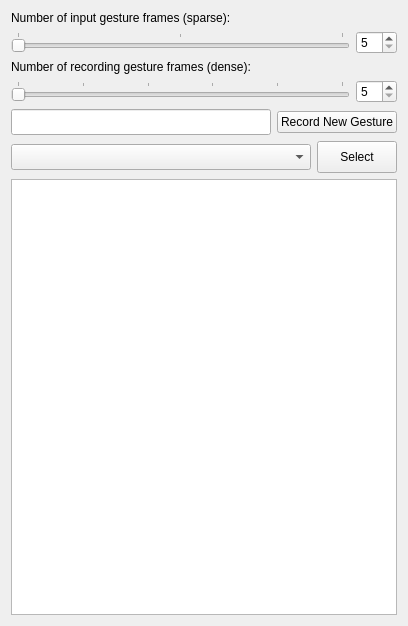
       <widget class="QWidget" name="setting3">
        <property name="geometry">
         <rect>
          <x>0</x>
          <y>0</y>
          <width>408</width>
          <height>626</height>
         </rect>
        </property>
        <attribute name="label">
         <string>Gesture Setting</string>
        </attribute>
        <layout class="QVBoxLayout" name="verticalLayout_16">
         <item>
          <widget class="QLabel" name="label_5">
           <property name="text">
            <string>Number of input gesture frames (sparse):</string>
           </property>
          </widget>
         </item>
         <item>
          <layout class="QHBoxLayout" name="horizontalLayout_38">
           <item>
            <widget class="QSlider" name="numFrameSlider">
             <property name="minimum">
              <number>5</number>
             </property>
             <property name="maximum">
              <number>25</number>
             </property>
             <property name="orientation">
              <enum>Qt::Horizontal</enum>
             </property>
             <property name="tickPosition">
              <enum>QSlider::TicksAbove</enum>
             </property>
            </widget>
           </item>
           <item>
            <widget class="QSpinBox" name="numFrameSpinBox">
             <property name="minimum">
              <number>5</number>
             </property>
             <property name="maximum">
              <number>25</number>
             </property>
            </widget>
           </item>
          </layout>
         </item>
         <item>
          <widget class="QLabel" name="label_6">
           <property name="text">
            <string>Number of recording gesture frames (dense):</string>
           </property>
          </widget>
         </item>
         <item>
          <layout class="QHBoxLayout" name="horizontalLayout_39">
           <item>
            <widget class="QSlider" name="numFrameSlider_2">
             <property name="minimum">
              <number>5</number>
             </property>
             <property name="maximum">
              <number>55</number>
             </property>
             <property name="orientation">
              <enum>Qt::Horizontal</enum>
             </property>
             <property name="tickPosition">
              <enum>QSlider::TicksAbove</enum>
             </property>
            </widget>
           </item>
           <item>
            <widget class="QSpinBox" name="numFrameSpinBox_2">
             <property name="minimum">
              <number>5</number>
             </property>
             <property name="maximum">
              <number>55</number>
             </property>
            </widget>
           </item>
          </layout>
         </item>
         <item>
          <layout class="QHBoxLayout" name="horizontalLayout_5">
           <item>
            <widget class="QLineEdit" name="newGestureNameLineEdit">
             <property name="minimumSize">
              <size>
               <width>200</width>
               <height>26</height>
              </size>
             </property>
            </widget>
           </item>
           <item>
            <widget class="QPushButton" name="recordGestureButton">
             <property name="text">
              <string>Record New Gesture</string>
             </property>
            </widget>
           </item>
          </layout>
         </item>
         <item>
          <layout class="QHBoxLayout" name="horizontalLayout_4">
           <item>
            <widget class="QComboBox" name="gestureNameBox">
             <property name="minimumSize">
              <size>
               <width>300</width>
               <height>26</height>
              </size>
             </property>
            </widget>
           </item>
           <item>
            <widget class="QPushButton" name="gestureSelectButton">
             <property name="minimumSize">
              <size>
               <width>70</width>
               <height>32</height>
              </size>
             </property>
             <property name="text">
              <string>Select</string>
             </property>
            </widget>
           </item>
          </layout>
         </item>
         <item>
          <widget class="QTextBrowser" name="gestureEditBrowzer">
           <property name="html">
            <string>&lt;!DOCTYPE HTML PUBLIC &quot;-//W3C//DTD HTML 4.0//EN&quot; &quot;http://www.w3.org/TR/REC-html40/strict.dtd&quot;&gt;
&lt;html&gt;&lt;head&gt;&lt;meta name=&quot;qrichtext&quot; content=&quot;1&quot; /&gt;&lt;style type=&quot;text/css&quot;&gt;
p, li { white-space: pre-wrap; }
&lt;/style&gt;&lt;/head&gt;&lt;body style=&quot; font-family:'.Lucida Grande UI'; font-size:13pt; font-weight:400; font-style:normal;&quot;&gt;
&lt;p style=&quot;-qt-paragraph-type:empty; margin-top:0px; margin-bottom:0px; margin-left:0px; margin-right:0px; -qt-block-indent:0; text-indent:0px;&quot;&gt;&lt;br /&gt;&lt;/p&gt;&lt;/body&gt;&lt;/html&gt;</string>
           </property>
          </widget>
         </item>
        </layout>
       </widget>
